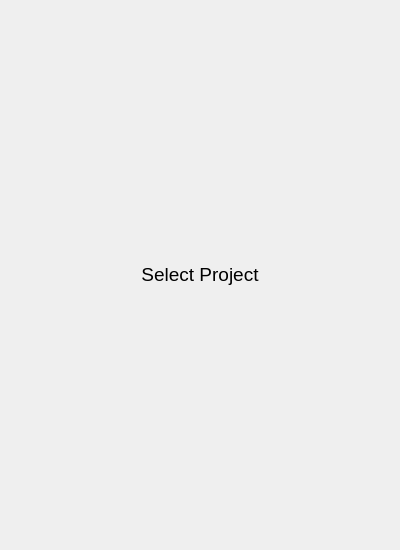
<?xml version="1.0" encoding="UTF-8"?>
<ui version="4.0">
 <class>LoginLandingPage</class>
 <widget class="QDialog" name="LoginLandingPage">
  <property name="geometry">
   <rect>
    <x>0</x>
    <y>0</y>
    <width>400</width>
    <height>550</height>
   </rect>
  </property>
  <property name="sizePolicy">
   <sizepolicy hsizetype="Preferred" vsizetype="Preferred">
    <horstretch>0</horstretch>
    <verstretch>0</verstretch>
   </sizepolicy>
  </property>
  <property name="minimumSize">
   <size>
    <width>400</width>
    <height>550</height>
   </size>
  </property>
  <property name="windowTitle">
   <string>Dialog</string>
  </property>
  <layout class="QVBoxLayout" name="verticalLayout">
   <item>
    <widget class="QLabel" name="label">
     <property name="sizePolicy">
      <sizepolicy hsizetype="Preferred" vsizetype="Fixed">
       <horstretch>0</horstretch>
       <verstretch>0</verstretch>
      </sizepolicy>
     </property>
     <property name="font">
      <font>
       <pointsize>14</pointsize>
      </font>
     </property>
     <property name="text">
      <string>Select Project</string>
     </property>
     <property name="alignment">
      <set>Qt::AlignHCenter|Qt::AlignTop</set>
     </property>
    </widget>
   </item>
  </layout>
 </widget>
 <resources/>
 <connections/>
</ui>
